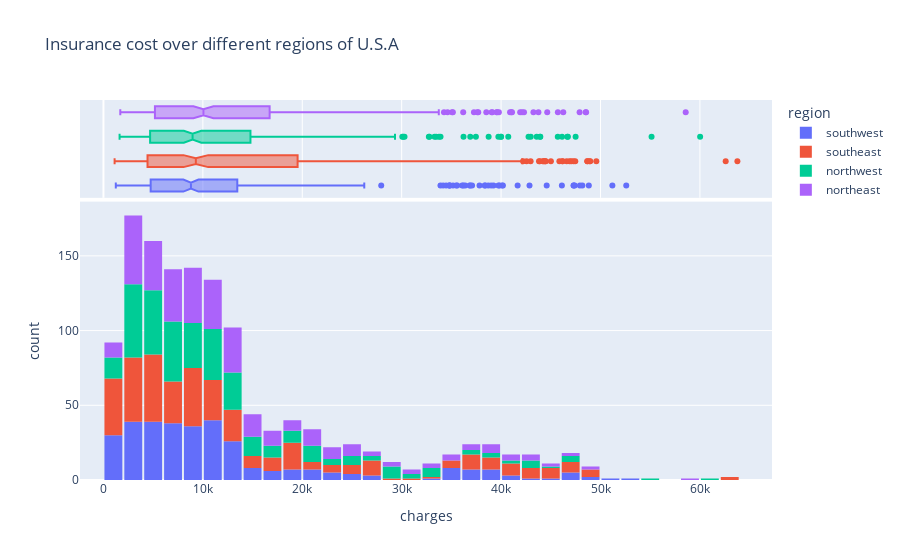

Notebook code cell kept with this figure:
### Code cell
fig = px.histogram(insurance_df,
                  x = "charges",
                  marginal = 'box', 
                  color="region",
                  title = "Insurance cost over different regions of U.S.A")
fig.update_layout(bargap=0.1)
fig.show()

### Figure 1 — Plotly figure (JSON) as saved in the notebook; plotly's stock layout.template omitted (floating-point values rounded to 4 significant figures; data arrays with more than 128 entries replaced by an {"elided": "..."} marker saying what was removed)
{"data": [{"alignmentgroup": "True", "bingroup": "x", "hovertemplate": "region=southwest<br>charges=%{x}<br>count=%{y}<extra></extra>", "legendgroup": "southwest", "marker": {"color": "#636efa", "pattern": {"shape": ""}}, "name": "southwest", "offsetgroup": "southwest", "orientation": "v", "showlegend": true, "type": "histogram", "x": {"elided": "325 float values"}, "xaxis": "x", "yaxis": "y"}, {"alignmentgroup": "True", "hovertemplate": "region=southwest<br>charges=%{x}<extra></extra>", "legendgroup": "southwest", "marker": {"color": "#636efa"}, "name": "southwest", "notched": true, "offsetgroup": "southwest", "showlegend": false, "type": "box", "x": {"elided": "325 float values"}, "xaxis": "x2", "yaxis": "y2"}, {"alignmentgroup": "True", "bingroup": "x", "hovertemplate": "region=southeast<br>charges=%{x}<br>count=%{y}<extra></extra>", "legendgroup": "southeast", "marker": {"color": "#EF553B", "pattern": {"shape": ""}}, "name": "southeast", "offsetgroup": "southeast", "orientation": "v", "showlegend": true, "type": "histogram", "x": {"elided": "364 float values"}, "xaxis": "x", "yaxis": "y"}, {"alignmentgroup": "True", "hovertemplate": "region=southeast<br>charges=%{x}<extra></extra>", "legendgroup": "southeast", "marker": {"color": "#EF553B"}, "name": "southeast", "notched": true, "offsetgroup": "southeast", "showlegend": false, "type": "box", "x": {"elided": "364 float values"}, "xaxis": "x2", "yaxis": "y2"}, {"alignmentgroup": "True", "bingroup": "x", "hovertemplate": "region=northwest<br>charges=%{x}<br>count=%{y}<extra></extra>", "legendgroup": "northwest", "marker": {"color": "#00cc96", "pattern": {"shape": ""}}, "name": "northwest", "offsetgroup": "northwest", "orientation": "v", "showlegend": true, "type": "histogram", "x": {"elided": "325 float values"}, "xaxis": "x", "yaxis": "y"}, {"alignmentgroup": "True", "hovertemplate": "region=northwest<br>charges=%{x}<extra></extra>", "legendgroup": "northwest", "marker": {"color": "#00cc96"}, "name": "northwest", "notched": true, "offsetgroup": "northwest", "showlegend": false, "type": "box", "x": {"elided": "325 float values"}, "xaxis": "x2", "yaxis": "y2"}, {"alignmentgroup": "True", "bingroup": "x", "hovertemplate": "region=northeast<br>charges=%{x}<br>count=%{y}<extra></extra>", "legendgroup": "northeast", "marker": {"color": "#ab63fa", "pattern": {"shape": ""}}, "name": "northeast", "offsetgroup": "northeast", "orientation": "v", "showlegend": true, "type": "histogram", "x": {"elided": "324 float values"}, "xaxis": "x", "yaxis": "y"}, {"alignmentgroup": "True", "hovertemplate": "region=northeast<br>charges=%{x}<extra></extra>", "legendgroup": "northeast", "marker": {"color": "#ab63fa"}, "name": "northeast", "notched": true, "offsetgroup": "northeast", "showlegend": false, "type": "box", "x": {"elided": "324 float values"}, "xaxis": "x2", "yaxis": "y2"}], "layout": {"bargap": 0.1, "barmode": "relative", "legend": {"title": {"text": "region"}, "tracegroupgap": 0}, "title": {"text": "Insurance cost over different regions of U.S.A"}, "xaxis": {"anchor": "y", "domain": [0, 1], "title": {"text": "charges"}}, "xaxis2": {"anchor": "y2", "domain": [0, 1], "matches": "x", "showgrid": true, "showticklabels": false}, "yaxis": {"anchor": "x", "domain": [0, 0.7326], "title": {"text": "count"}}, "yaxis2": {"anchor": "x2", "domain": [0.7426, 1], "matches": "y2", "showgrid": false, "showline": false, "showticklabels": false, "ticks": ""}}}
